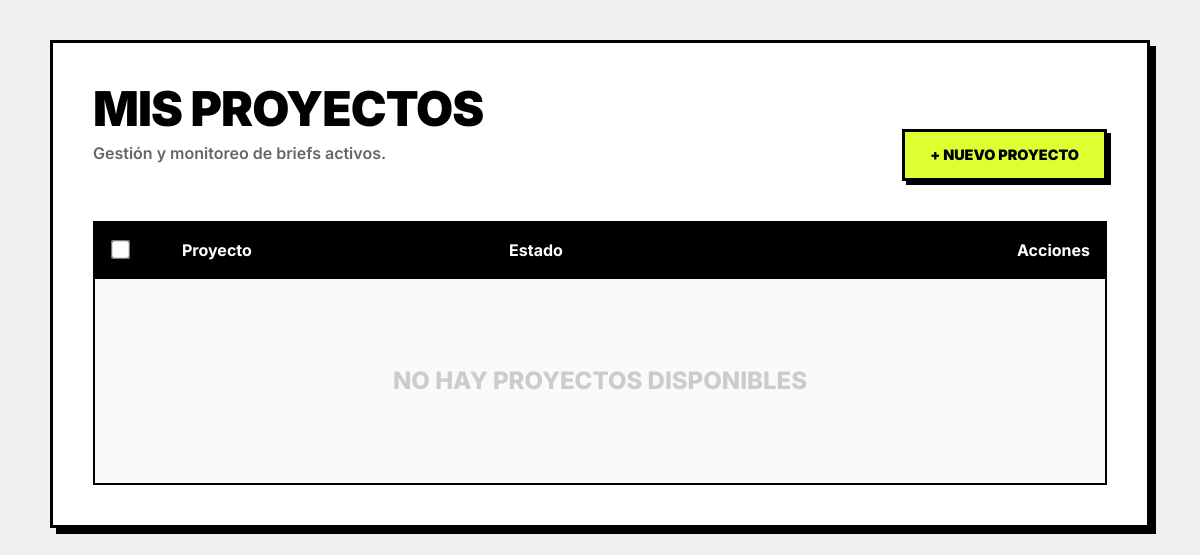
/campo/dashboard (signed in), run on an earlier commit of the app's database.
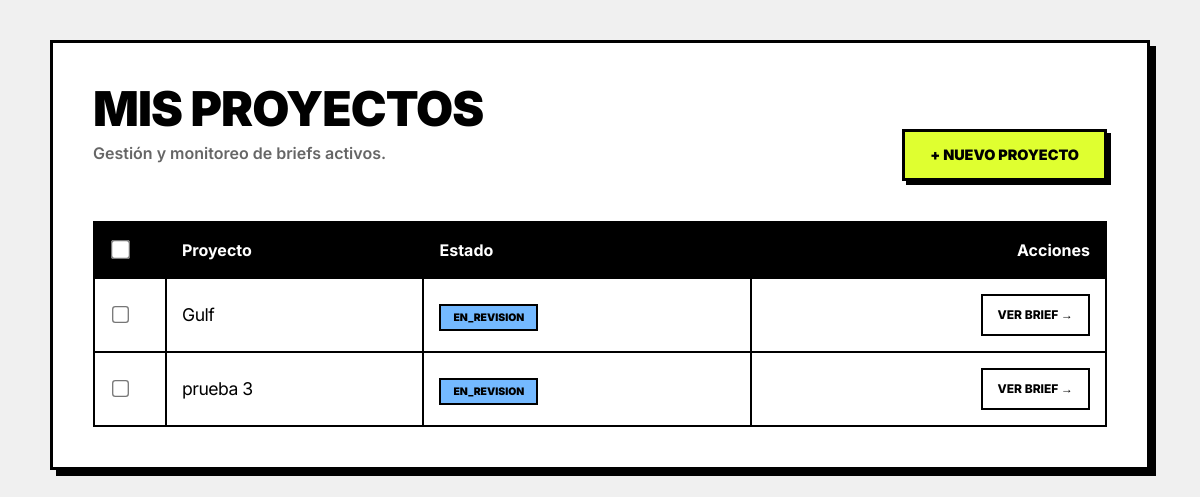
And on a later commit of the database.
### app/models/project.py (models this page shows, shortened)
class Project(db.Model):
    __tablename__ = "projects"
    id = db.Column(db.Integer, primary_key=True)
    nombre = db.Column(db.String(150), nullable=False)
    descripcion = db.Column(db.Text)
    creado_por_id = db.Column(db.Integer, db.ForeignKey("users.id"))
    creado_por = db.relationship("User", backref="proyectos_creados")
    estado = db.Column(
        db.String(30),
        default="pendiente_campo"
    )
    fecha_creacion = db.Column(
        db.DateTime,
        server_default=db.func.now()
    )
    data_users = db.relationship(
        "User",
        secondary=project_users,
        backref="proyectos_asignados"
    )

### app/routes/campo_routes.py (the view)
@campo_bp.route("/dashboard")
@login_required
@role_required("campo")
def dashboard():
    proyectos = Project.query.filter_by(creado_por_id=current_user.id).all()
    return render_template(
        "campo/dashboard.html",
        proyectos=proyectos
    )

### app/models/user.py (called while the page is built)
@login_manager.user_loader
def load_user(user_id):
    return User.query.get(int(user_id))

### app/routes/role_required.py (called while the page is built)
def role_required(rol):
    def wrapper(fn):
        @wraps(fn)
        def decorated_view(*args,**kwargs):
            if current_user.rol != rol:
                return redirect(url_for("auth.login"))
            return fn(*args,**kwargs)
        return decorated_view
    return wrapper

### app/templates/campo/dashboard.html (shortened to what this page needs)
{% extends "base.html" %}
{% block content %}
<div class="container" style="max-width: 1100px;">
    <div class="card">
        <div style="display: flex; justify-content: space-between; align-items: flex-end; margin-bottom: 40px; gap: 20px; flex-wrap: wrap;">
            <div>
                <h1 style="margin: 0;">Mis proyectos</h1>
                <p style="font-weight: 600; color: #666; margin-top: 5px;">Gestión y monitoreo de briefs activos.</p>
            </div>
            <div style="display: flex; gap: 15px; align-items: center;">
                <a href="{{ url_for('campo.crear_proyecto') }}" class="btn-primary" style="padding: 12px 25px;">
                    + Nuevo proyecto
                </a>
            </div>
        </div>
        <form action="{{ url_for('campo.borrar_proyectos') }}" method="POST" id="form-borrar">
            <div style="overflow-x: auto;">
                <table class="brutalist-table">
                    <thead>
                        <tr>
                            <th style="width: 40px;">
                                <input type="checkbox" id="select-all" onclick="toggleAll(this)" style="transform: scale(1.5);">
                            </th>
                            <th>Proyecto</th>
                            <th>Estado</th>
                            <th style="text-align: right;">Acciones</th>
                        </tr>
                    </thead>
                    <tbody>
                        {% for proyecto in proyectos %}
                        <tr>
                            <td>
                                <input
                                    type="checkbox"
                                    name="proyecto_ids"
                                    value="{{ proyecto.id }}"
                                    class="proyecto-checkbox"
                                    onclick="updateBtnVisibility()"
                                    style="transform: scale(1.3);"
                                >
                            </td>
                            <td>
                                <span style="font-size: 1.1rem; letter-spacing: -0.5px;">{{ proyecto.nombre }}</span>
                            </td>
                            <td>
                                <span class="status-badge
                                    {% if proyecto.estado == 'aprobado' %}status-aprobado
                                    {% elif proyecto.estado == 'observado' %}status-observado
                                    {% else %}status-default{% endif %}">
                                    {{ proyecto.estado }}
                                </span>
                            </td>
                            <td style="text-align: right;">
                                <a href="{{ url_for('campo.editar_brief', project_id=proyecto.id) }}" class="btn-outline">
                                    Ver brief →
                                </a>
                            </td>
                        </tr>
                        {% else %}
                        <tr>
                            <td colspan="4" style="padding: 60px; text-align: center; background: #fafafa;">
                                <p style="font-weight: 800; text-transform: uppercase; color: #ccc; font-size: 1.5rem;">
                                    No hay proyectos disponibles
                                </p>
                            </td>
                        </tr>
                        {% endfor %}
                    </tbody>
                </table>
            </div>
        </form>
    </div>
</div>
{% endblock %}

### app/templates/base.html (shortened to what this page needs)
<!DOCTYPE html>
<html lang="es">
<head>
    <link rel="stylesheet" href="{{ url_for('static', filename='main.css') }}">
</head>
<body>
    <main>
        {% block content %}{% endblock %}
    </main>
</body>
</html>

### app/static/main.css (style rules this page uses)
:root { --color-bg-main: #f0f0f0; --color-dark: #000000; --color-light: #ffffff; --color-accent: #DFFF30; --border-width: 3px; --shadow-solid: 6px 6px 0px var(--color-dark); --radius: 0px; }
body { margin: 0; background-color: var(--color-bg-main); font-family: 'Inter', sans-serif; color: var(--color-dark); line-height: 1.5; }
.container { max-width: 900px; margin: 40px auto; padding: 0 20px; }
.card { background-color: var(--color-light); border: var(--border-width) solid var(--color-dark); padding: 40px; box-shadow: var(--shadow-solid); border-radius: var(--radius); margin-bottom: 30px; transition: transform 0.1s; }
h1, h2, h3, h4 { font-weight: 900; text-transform: uppercase; letter-spacing: -0.02em; margin-top: 0; line-height: 1.1; }
h1 { font-size: 3rem; margin-bottom: 1rem; }
.btn-primary { display: inline-block; background-color: var(--color-accent); color: var(--color-dark); font-weight: 900; text-transform: uppercase; padding: 18px 30px; border: var(--border-width) solid var(--color-dark); box-shadow: 4px 4px 0px var(--color-dark); cursor: pointer; text-decoration: none; transition: all 0.1s; font-size: 0.9rem; }
.btn-outline { background: white; border: 2px solid var(--color-dark); color: var(--color-dark); padding: 10px 15px; font-weight: 800; text-transform: uppercase; text-decoration: none; font-size: 0.75rem; display: inline-block; }
.brutalist-table { width: 100%; border-collapse: collapse; }
.brutalist-table thead { background-color: var(--color-dark); color: white; }
.brutalist-table th, .brutalist-table td { padding: 15px; border: 2px solid var(--color-dark); text-align: left; }
.status-badge { padding: 5px 12px; border: 2px solid var(--color-dark); font-weight: 900; text-transform: uppercase; font-size: 0.65rem; }
.status-default { background-color: #74b9ff; }

What changed in the data, as far as the page shows it:
added Project: nombre "Gulf", estado "EN_REVISION"
added Project: nombre "prueba 3", estado "EN_REVISION"
Also different on the page:
text no longer shown: "NO HAY PROYECTOS DISPONIBLES"
